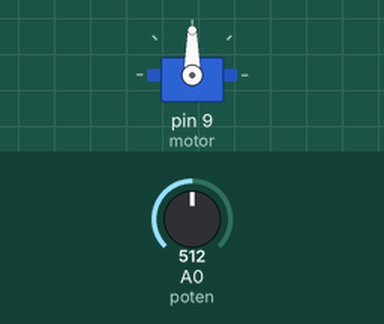
Recording of a sketch running on a simulated Arduino Uno, built with avr-gcc and run on an emulated ATmega328P. Parts: servo. Inputs (shaded band) come from the test bench; at power-on: A0 (poten) = 512.

Above: at 1.2 s.
1.3 s: A0 (poten) set to 716
At 2.1 s:
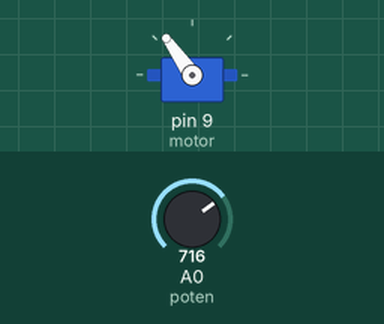
2.8 s: A0 (poten) set to 900
At 4.0 s:
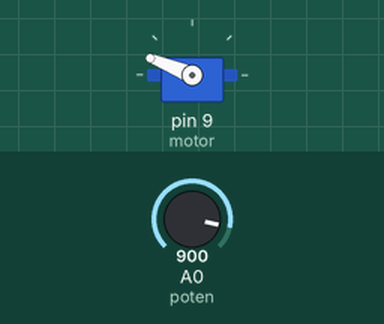
4.3 s: A0 (poten) set to 1023
At 5.5 s:
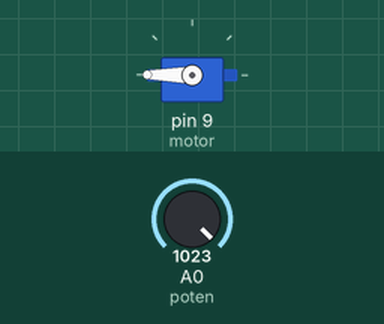
5.8 s: A0 (poten) set to 306
At 6.4 s:
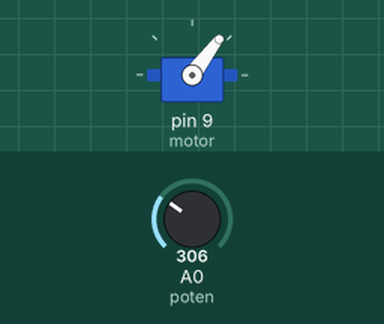
7.3 s: A0 (poten) set to 122
At 7.9 s:
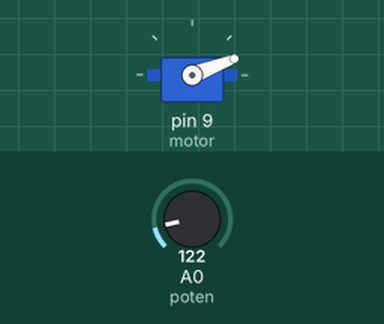
Timing chart, 0 to 9.8 s (numbered marks = the images above; inputs shaded):
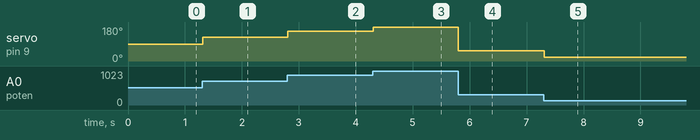

The sketch:

MOTOR_CON_POTENCIOMETRO.ino
```cpp
/*Control del motor con el potenciómetro.
*/
#include<Servo.h> //libreria del servo
Servo motor;
int poten=A0;
int valor;

void setup() {
  motor.attach(9);
}

void loop() {
  valor=analogRead(poten);
  valor=map(valor,0,1023,0,180);
  motor.write(valor);
  delay(15);

}
```

Measured:
- after the input at 1.3 s, servo on pin 9 (motor): 90° → 125° at once
- after the input at 2.8 s, servo on pin 9 (motor): 125° → 158° at once
- after the input at 4.3 s, servo on pin 9 (motor): 158° → 180° at once
- after the input at 5.8 s, servo on pin 9 (motor): 180° → 53° at once
- after the input at 7.3 s, servo on pin 9 (motor): 53° → 21° at once
